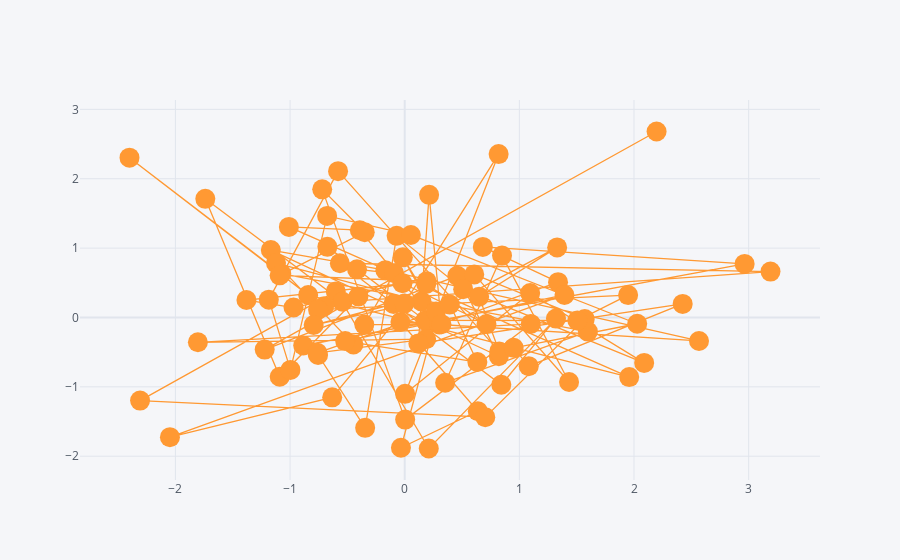

The notebook cell saved with this chart:
### Code cell
df.iplot(kind='scatter', x='A',y='B',mode='lines+markers',size=20)
